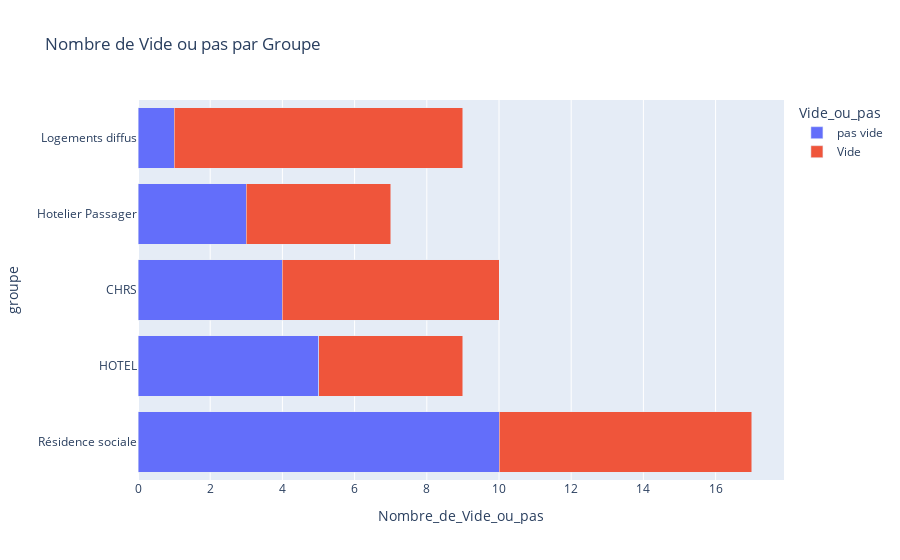

Notebook cell for this chart:
### Code cell
import pandas as pd
import plotly.express as px
input_file = "Nombre.csv"
df = pd.read_csv(input_file)
#display(df)


fig = px.bar(df,
             x='Nombre_de_Vide_ou_pas',
             y='groupe',
             title='Nombre de Vide ou pas par Groupe',
             color='Vide_ou_pas',
             barmode='stack')

fig.show()

### Figure 1 — Plotly figure (JSON) as saved in the notebook; plotly's stock layout.template omitted (floating-point values rounded to 4 significant figures)
{"data": [{"alignmentgroup": "True", "hovertemplate": "Vide_ou_pas=pas vide<br>Nombre_de_Vide_ou_pas=%{x}<br>groupe=%{y}<extra></extra>", "legendgroup": "pas vide", "marker": {"color": "#636efa"}, "name": "pas vide", "offsetgroup": "pas vide", "orientation": "h", "showlegend": true, "textposition": "auto", "type": "bar", "x": [10, 5, 4, 3, 1], "xaxis": "x", "y": ["Résidence sociale", "HOTEL", "CHRS", "Hotelier Passager", "Logements diffus"], "yaxis": "y"}, {"alignmentgroup": "True", "hovertemplate": "Vide_ou_pas=Vide<br>Nombre_de_Vide_ou_pas=%{x}<br>groupe=%{y}<extra></extra>", "legendgroup": "Vide", "marker": {"color": "#EF553B"}, "name": "Vide", "offsetgroup": "Vide", "orientation": "h", "showlegend": true, "textposition": "auto", "type": "bar", "x": [8, 7, 6, 4, 4], "xaxis": "x", "y": ["Logements diffus", "Résidence sociale", "CHRS", "HOTEL", "Hotelier Passager"], "yaxis": "y"}], "layout": {"barmode": "stack", "legend": {"title": {"text": "Vide_ou_pas"}, "tracegroupgap": 0}, "title": {"text": "Nombre de Vide ou pas par Groupe"}, "xaxis": {"anchor": "y", "domain": [0, 1], "title": {"text": "Nombre_de_Vide_ou_pas"}}, "yaxis": {"anchor": "x", "domain": [0, 1], "title": {"text": "groupe"}}}}
